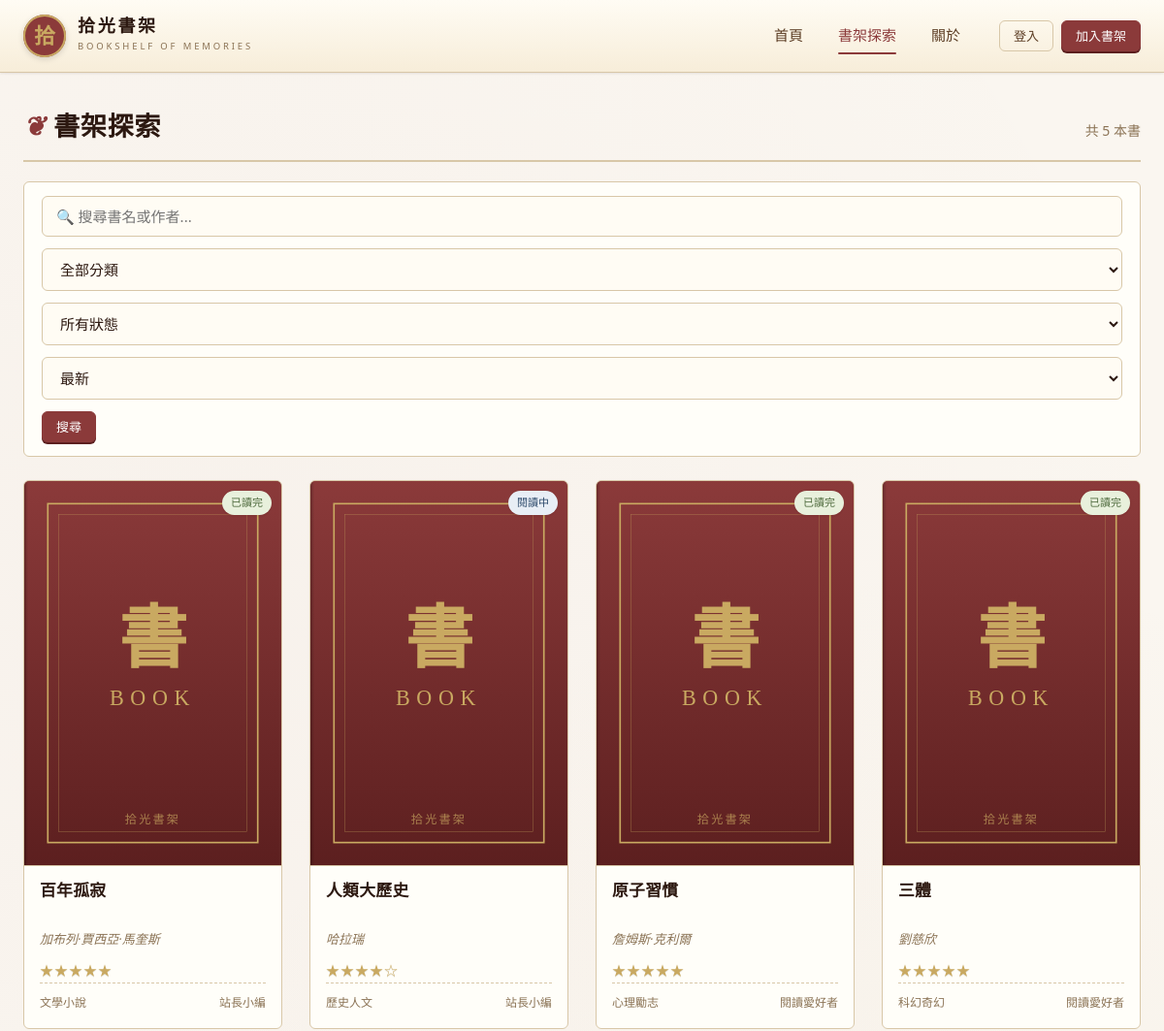
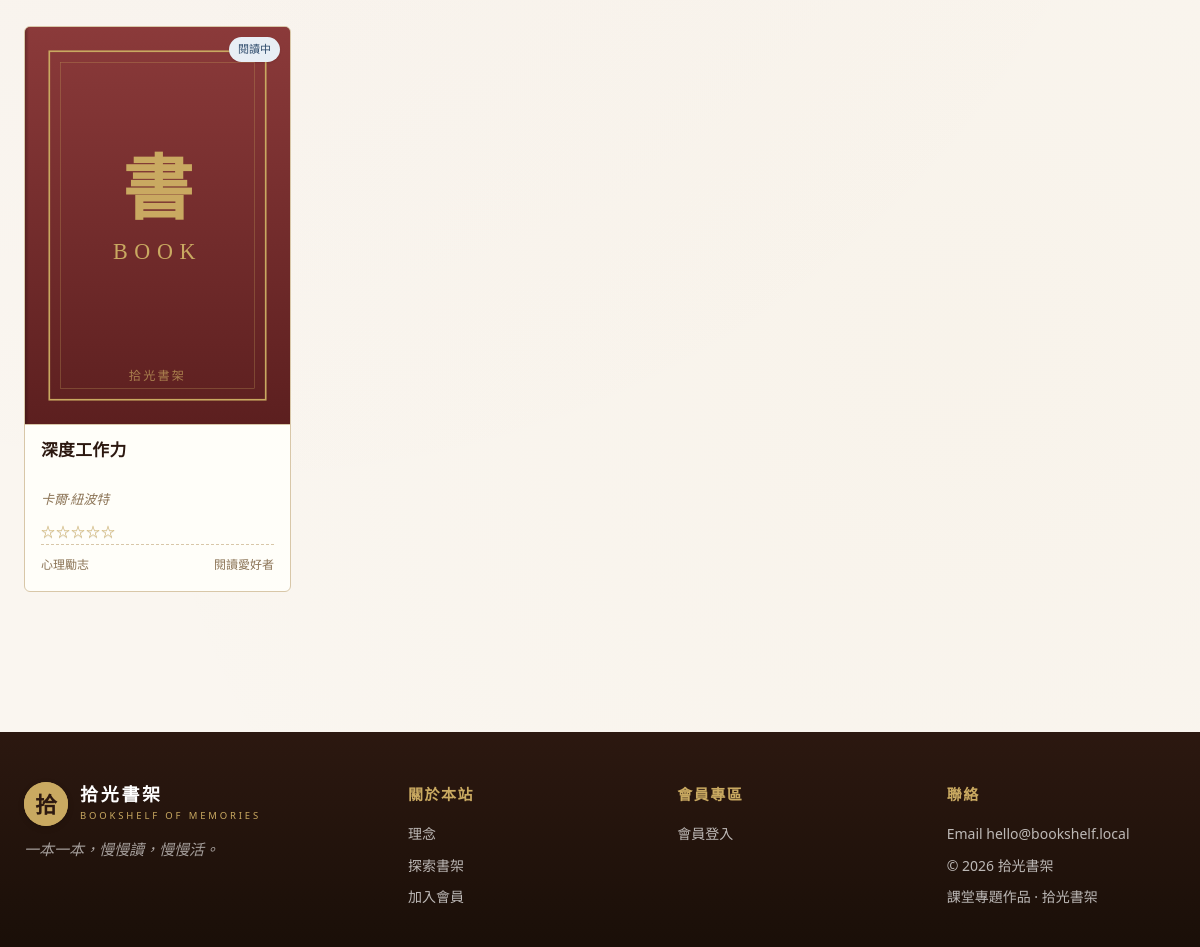
The page /bookshelf.php on the database its author committed (2 pictures, top to bottom).
### tables this page shows
CREATE TABLE books (
    id            INT AUTO_INCREMENT PRIMARY KEY,
    user_id       INT          NOT NULL,
    title         VARCHAR(200) NOT NULL,
    author        VARCHAR(120) NOT NULL,
    isbn          VARCHAR(20)  DEFAULT NULL,
    cover_image   VARCHAR(255) DEFAULT NULL,
    description   TEXT         DEFAULT NULL,
    category_id   INT          DEFAULT NULL,
    status        ENUM('want','reading','finished') NOT NULL DEFAULT 'want',
    rating        TINYINT      DEFAULT NULL,         
    page_count    INT          DEFAULT NULL,
    published_year INT         DEFAULT NULL,
    publisher     VARCHAR(120) DEFAULT NULL,
    created_at    DATETIME     NOT NULL DEFAULT CURRENT_TIMESTAMP,
    updated_at    DATETIME     NOT NULL DEFAULT CURRENT_TIMESTAMP ON UPDATE CURRENT_TIMESTAMP,
    FOREIGN KEY (user_id)     REFERENCES users(id)      ON DELETE CASCADE,
    FOREIGN KEY (category_id) REFERENCES categories(id) ON DELETE SET NULL
);

CREATE TABLE categories (
    id   INT AUTO_INCREMENT PRIMARY KEY,
    name VARCHAR(50) NOT NULL UNIQUE,
    slug VARCHAR(50) NOT NULL UNIQUE
);

CREATE TABLE users (
    id            INT AUTO_INCREMENT PRIMARY KEY,
    username      VARCHAR(50)  NOT NULL UNIQUE,
    email         VARCHAR(120) NOT NULL UNIQUE,
    password_hash VARCHAR(255) NOT NULL,
    display_name  VARCHAR(80)  NOT NULL,
    avatar        VARCHAR(255) DEFAULT NULL,
    bio           TEXT         DEFAULT NULL,
    role          ENUM('user','admin') NOT NULL DEFAULT 'user',
    status        ENUM('active','banned') NOT NULL DEFAULT 'active',
    created_at    DATETIME     NOT NULL DEFAULT CURRENT_TIMESTAMP
);

### includes/db.php (called while the page is built, shortened)
<?php
function db(): PDO
{
    static $pdo = null;
    if ($pdo === null) {
        $dsn = sprintf('mysql:host=%s;dbname=%s;charset=%s', DB_HOST, DB_NAME, DB_CHARSET);
        try {
            $pdo = new PDO($dsn, DB_USER, DB_PASS, [
                PDO::ATTR_ERRMODE            => PDO::ERRMODE_EXCEPTION,
                PDO::ATTR_DEFAULT_FETCH_MODE => PDO::FETCH_ASSOC,
                PDO::ATTR_EMULATE_PREPARES   => false,
            ]);
        } catch (PDOException $e) {
            http_response_code(500);
            die('<h2>資料庫連線失敗</h2><pre>' . htmlspecialchars($e->getMessage()) . '</pre>');
        }
    }
    return $pdo;
}

### bookshelf.php (the view, shortened to what this page needs)
<?php
require_once __DIR__ . '/includes/functions.php';
$where = []; $params = [];
$q      = trim($_GET['q'] ?? '');
$sort   = $_GET['sort'] ?? 'new';
$whereSql = $where ? 'WHERE ' . implode(' AND ', $where) : '';
$orderBy = match ($sort) {
  'popular'  => 'rcnt DESC, b.rating DESC, b.id DESC',
  'rating'   => 'b.rating DESC, b.id DESC',
  'title'    => 'b.title ASC',
  default    => 'b.created_at DESC',
};
$perPage = 12;
$page    = max(1, (int)($_GET['page'] ?? 1));
$offset  = ($page - 1) * $perPage;
$stmt = db()->prepare("SELECT COUNT(DISTINCT b.id) FROM books b $whereSql");
$stmt->execute($params);
$total = (int)$stmt->fetchColumn();
$sql = "
  SELECT b.*, u.display_name, c.name AS cat_name,
         (SELECT COUNT(*) FROM reviews r WHERE r.book_id=b.id) AS rcnt
    FROM books b
    JOIN users u ON u.id = b.user_id
LEFT JOIN categories c ON c.id = b.category_id
    $whereSql
GROUP BY b.id
ORDER BY $orderBy
   LIMIT $perPage OFFSET $offset
";
$stmt = db()->prepare($sql);
$stmt->execute($params);
$books = $stmt->fetchAll();
require_once __DIR__ . '/includes/header.php';
?>
<div class="section-title">
  <h2>書架探索</h2>
  <span class="more">共 <?= $total ?> 本書</span>
</div>
<form method="get" class="filter-bar">
  <input type="search" name="q" class="search-input" placeholder="🔍 搜尋書名或作者..." value="<?= e($q) ?>">
  <select name="cat" onchange="this.form.submit()">
    <option value="0">全部分類</option>
  </select>
  <select name="status" onchange="this.form.submit()">
    <option value="">所有狀態</option>
  </select>
  <select name="sort" onchange="this.form.submit()">
    <option value="new"     <?= $sort==='new'?'selected':'' ?>>最新</option>
  </select>
  <button class="btn btn-primary btn-sm" type="submit">搜尋</button>
</form>
<?php if (!$books): ?>
  <div class="empty">
    <div class="empty-icon">📚</div>
    <h3>找不到符合條件的書</h3>
    <p>試試別的關鍵字或條件吧。</p>
  </div>
<?php else: ?>
  <div class="book-grid">
    <?php foreach ($books as $b): ?>
      <article class="book-card">
        <a href="book_detail.php?id=<?= (int)$b['id'] ?>" class="book-cover">
          <span class="book-status <?= e($b['status']) ?>"><?= e(status_label($b['status'])) ?></span>
          <?php if ($b['cover_image']): ?>
            <img src="<?= e($b['cover_image']) ?>" alt="<?= e($b['title']) ?>">
          <?php else: ?>
            <img src="assets/images/default_cover.svg" alt="預設封面">
          <?php endif; ?>
        </a>
        <div class="book-body">
          <h3 class="book-title"><a href="book_detail.php?id=<?= (int)$b['id'] ?>"><?= e($b['title']) ?></a></h3>
          <p class="book-author"><?= e($b['author']) ?></p>
          <?= render_stars($b['rating']) ?>
          <div class="book-meta">
            <span><?= e($b['cat_name'] ?? '未分類') ?></span>
            <span><?= e($b['display_name']) ?></span>
          </div>
        </div>
      </article>
    <?php endforeach; ?>
  </div>
<?php endif; ?>
<?php require_once __DIR__ . '/includes/footer.php'; ?>

### rows shown on the page
books: status "已讀完", title "百年孤寂", author "加布列·賈西亞·馬奎斯", rating "★★★★★", category.name "文學小說", user.display_name "站長小編"
books: status "閱讀中", title "人類大歷史", author "哈拉瑞", rating "★★★★☆", category.name "歷史人文", user.display_name "站長小編"
books: status "已讀完", title "原子習慣", author "詹姆斯·克利爾", rating "★★★★★", category.name "心理勵志", user.display_name "閱讀愛好者"
books: status "已讀完", title "三體", author "劉慈欣", rating "★★★★★", category.name "科幻奇幻", user.display_name "閱讀愛好者"
books: status "閱讀中", title "深度工作力", author "卡爾·紐波特", rating "☆☆☆☆☆", category.name "心理勵志", user.display_name "閱讀愛好者"

### other values the page prints
$total "5"
SITE_TAG "一本一本，慢慢讀，慢慢活。"
SITE_NAME "拾光書架"
